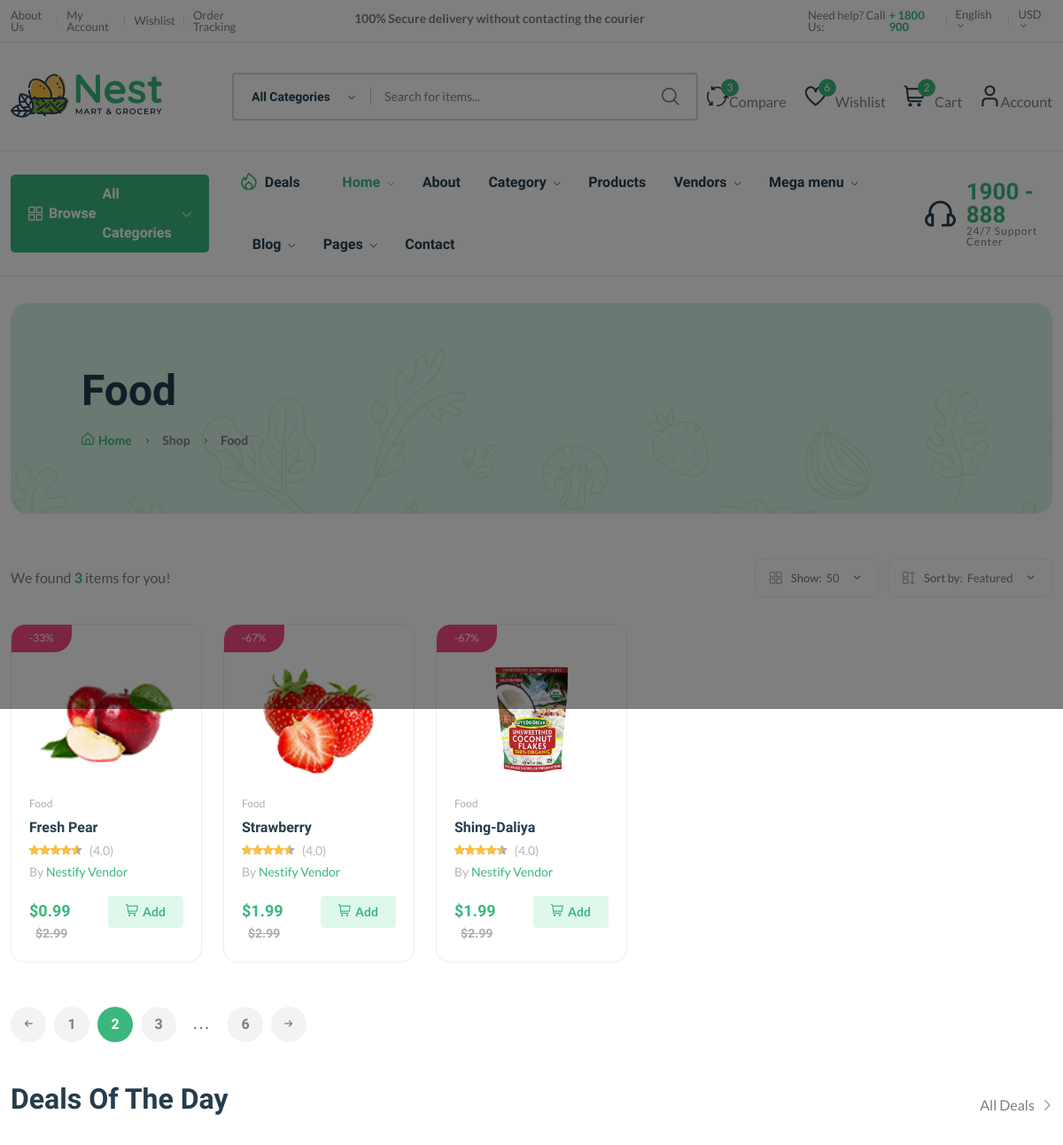
The page /category/catg433a1a11b/ (upper part) on the database as committed earlier.
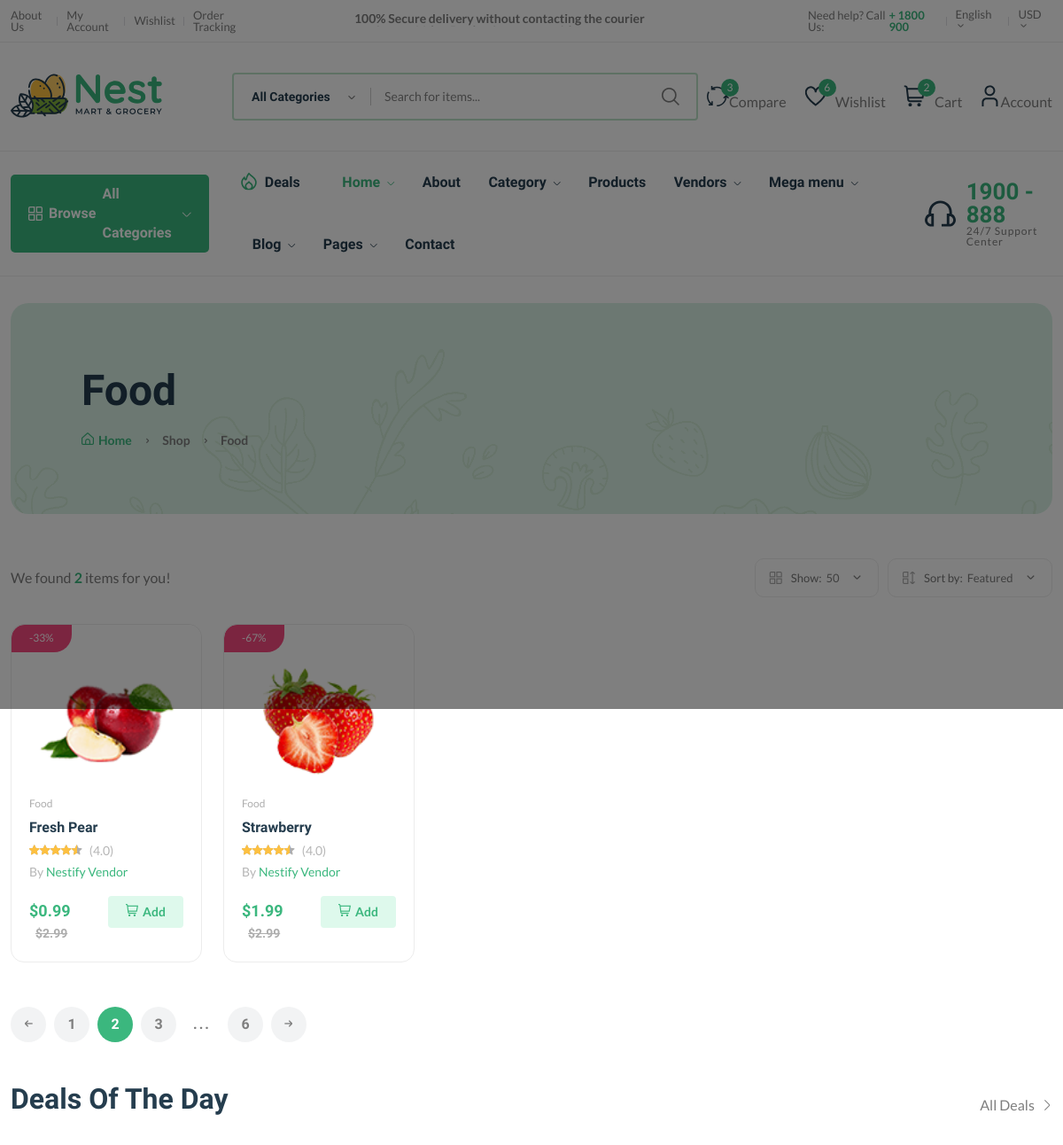
The same page on the database as committed later.
### core/models.py (models this page shows, shortened)
class Products(models.Model):
    pid=ShortUUIDField(unique=True,length=10,max_length=30,prefix='pro',alphabet='abcdefgh12345')
    title=models.CharField(max_length=100,default='Fresh Pear')
    image=models.ImageField(upload_to=user_directory_path,default="product.jpg")
    description=RichTextUploadingField(null=True,blank=True,default='This is the product')
    user=models.ForeignKey(User,on_delete=models.SET_NULL,null=True)
    category=models.ForeignKey(Category,on_delete=models.SET_NULL,null=True,related_name='category')
    price=models.DecimalField(max_digits=9999999,decimal_places=2,default="1.99")
    old_price=models.DecimalField(max_digits=9999999,decimal_places=2,default="2.99")
    specifications=RichTextUploadingField(null=True,blank=True,default="This is special product")
    product_status=models.CharField(choices=STATUS,max_length=10,default='in_review')
    vendor=models.ForeignKey(Vendor,on_delete=models.SET_NULL,null=True,related_name="vendor")
    status=models.BooleanField(default=True)
    in_stock=models.BooleanField(default=True)
    featured=models.BooleanField(default=False)
    digital=models.BooleanField(default=False)
    sku=ShortUUIDField(unique=True,length=5,max_length=20,prefix="sku",alphabet="1234567890")
    date=models.DateTimeField(auto_now_add=True)
    updated=models.DateTimeField(null=True,blank=True)
    type=models.CharField(max_length=100,default='Organic',null=True,blank=True)
    stock_count=models.CharField(max_length=100,default='10',null=True,blank=True)
    life=models.CharField(max_length=100,default='100',null=True,blank=True)
    mfd=models.DateTimeField(auto_now_add=False,null=True,blank=True)
    tags=TaggableManager(blank=True)
    class Meta:
        verbose_name_plural = "Products"
    def get_percentage(self):
        new_price=(self.price/self.old_price)*100
        return new_price

class Category(models.Model):
    cid=ShortUUIDField(unique=True,length=10,max_length=30,prefix='cat',alphabet='abcdefgh12345')
    title=models.CharField(max_length=100,default='Food')
    image=models.ImageField(upload_to=user_directory_path,default="category.jpg")
    user=models.ForeignKey(User,on_delete=models.SET_NULL,null=True)
    class Meta:
        verbose_name_plural = "Categories"
    def __str__(self):
        return self.title

class Vendor(models.Model):
    vid=ShortUUIDField(unique=True,length=10,max_length=30,prefix='ven',alphabet='abcdefgh12345')
    title=models.CharField(max_length=100,default='Nestify Vendor')
    image=models.ImageField(upload_to=user_directory_path,default="vendor.jpg")
    cover_image=models.ImageField(upload_to=user_directory_path,default="vendor.jpg")
    description=RichTextUploadingField(null=True,blank=True,default='I am an amazing vendor')
    address=models.CharField(max_length=100,default='S.G Highway Ahmedabad')
    contact=models.CharField(max_length=100,default='+91 123456789')
    chat_resp_time=models.CharField(max_length=100,default='100')
    shipping_on_time=models.CharField(max_length=100,default='100')
    authentic_rating=models.CharField(max_length=100,default='100')
    days_return=models.CharField(max_length=100,default='100')
    warranty_period=models.CharField(max_length=100,default="100")
    user=models.ForeignKey(User,on_delete=models.CASCADE)
    date=models.DateTimeField(auto_now_add=True,null=True,blank=True)
    class Meta:
        verbose_name_plural = "Vendors"
    def __str__(self):
        return self.title

### core/views.py (the view)
# urls.py: path('category/<cid>/',category_product_list,name="category-product-list"),
def category_product_list(request,cid):
    category=Category.objects.get(cid=cid)
    product=Products.objects.filter(category=category,product_status="published")
    context={
        'category':category,
        'products':product
    }
    return render(request,'core/category-list.html',context)

### core/context_processor.py (called while the page is built)
def default(request):
    categories=Category.objects.all()
    return {
        'categories':categories,
    }

### templates/core/category-list.html (shortened to what the changed rows need)
{% extends 'core/partials/base.html'%} {% load static %} {% block content%}
<main class="main">
  <div class="page-header mt-30 mb-50">
    <div class="container">
      <div class="archive-header">
        <div class="row align-items-center">
          <div class="col-xl-3">
            <h1 class="mb-15">{{category.title}}</h1>
          </div>
        </div>
      </div>
    </div>
  </div>
  <div class="container mb-30">
    <div class="row">
      <div class="col-12">
        <div class="shop-product-fillter">
          <div class="totall-product">
            <p>
              We found <strong class="text-brand">{{products.count}}</strong> items for you!
            </p>
          </div>
        </div>
        <div class="row product-grid">
            {% for prod in products %}
            <div class="col-lg-1-5 col-md-4 col-12 col-sm-6">
              <div
                class="product-cart-wrap mb-30 wow animate__animated animate__fadeIn"
                data-wow-delay=".1s"
              >
                <div class="product-img-action-wrap">
                  <div class="product-img product-img-zoom">
                    <a href="shop-product-right.html">
                      <img
                        class="default-img"
                        src="{{ prod.image.url }}"
                        alt=""
                      />
                    </a>
                  </div>
                  <div
                    class="product-badges product-badges-position product-badges-mrg"
                  >
                    <span class="hot">-{{prod.get_percentage| floatformat:0}}%</span>
                  </div>
                </div>
                <div class="product-content-wrap">
                  <div class="product-category">
                    <a href="shop-grid-right.html">{{prod.category}}</a>
                  </div>
                  <h2>
                    <a href="shop-product-right.html"
                      >{{prod.title}}</a
                    >
                  </h2>
                  <div class="product-rate-cover">
                    <div class="product-rate d-inline-block">
                      <div class="product-rating" style="width: 90%"></div>
                    </div>
                    <span class="font-small ml-5 text-muted"> (4.0)</span>
                  </div>
                  <div>
                    <span class="font-small text-muted"
                      >By <a href="vendor-details-1.html">{{prod.vendor}}</a></span
                    >
                  </div>
                  <div class="product-card-bottom">
                    <div class="product-price">
                      <span>${{prod.price}}</span>
                      <span class="old-price">${{prod.old_price}}</span>
                    </div>
                    <div class="add-cart">
                      <a class="add" href="shop-cart.html"
                        ><i class="fi-rs-shopping-cart mr-5"></i>Add
                      </a>
                    </div>
                  </div>
                </div>
              </div>
            </div>
            {% endfor %}
        </div>
      </div>
    </div>
  </div>
</main>
{% endblock content%}

Rows that differ between the two databases and show on the page:
removed Products: image (picture), get_percentage "67", category "Food", title "Shing-Daliya", vendor "Nestify Vendor", price "1.99", old_price "2.99"
Other text that changed with them:
{{ products.count }}: "3" → "2"
